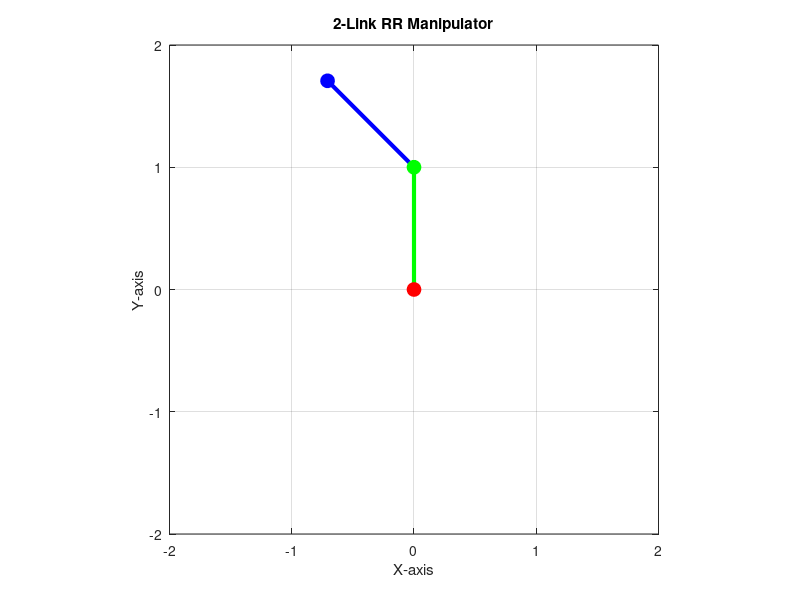

Write the MATLAB code that produced this figure.
L1 = 1;
L2 = 1;

theta1 = pi / 2;
theta2 = pi / 4;

DH = [0, 0, 0, theta1;
    0, L1, 0, theta2;
    0, L2, 0, 0];

% T01 = Rot(z1, theta1)
T01 = [cos(theta1), -sin(theta1), 0, 0;
    sin(theta1), cos(theta1), 0, 0;
    0, 0, 1, 0;
    0, 0, 0, 1];

% T12 = Trans(x1, l1)Rot(z2, theta2)
T12_t = [1, 0, 0, L1;
    0, 1, 0, 0;
    0, 0, 1, 0;
    0, 0, 0, 1];

T12_r = [cos(theta2), -sin(theta2), 0, 0;
    sin(theta2), cos(theta2), 0, 0;
    0, 0, 1, 0;
    0, 0, 0, 1];

T12 = T12_t * T12_r;

% T23 = Trans(x1, l1)Rot(z2, theta2)
T23 = [1, 0, 0, L2;
    0, 1, 0, 0;
    0, 0, 1, 0;
    0, 0, 0, 1];

T = T01 * T12 * T23;

x1 = T01(1, 4)
y1 = T01(2, 4)

x2 = (T01 * T12)(1, 4);
y2 = (T01 * T12)(2, 4);

x3 = T(1, 4);
y3 = T(2, 4);

% 첫 번째 링크 그리기
plot([0, x1], [0, y1], 'r-', 'LineWidth', 3);
hold on;

% 두 번째 링크 그리기
plot([x1, x2], [y1, y2], 'g-', 'LineWidth', 3);

% 세 번째 링크 (끝점) 그리기
plot([x2, x3], [y2, y3], 'b-', 'LineWidth', 3);

% 관절 위치에 점 표시 (다양한 색상과 스타일)
##plot(0, 0, 'mo', 'MarkerSize', 10, 'MarkerFaceColor', 'm');  % 첫 번째 관절 (원점)
plot(x1, y1, 'ro', 'MarkerSize', 10, 'MarkerFaceColor', 'r'); % 두 번째 관절
plot(x2, y2, 'go', 'MarkerSize', 10, 'MarkerFaceColor', 'g'); % 세 번째 관절
plot(x3, y3, 'bo', 'MarkerSize', 10, 'MarkerFaceColor', 'b'); % 매니퓰레이터 끝점

% 축 설정
axis equal;
axis([-2 2 -2 2]);
grid on;
xlabel('X-axis');
ylabel('Y-axis');
title('2-Link RR Manipulator');
hold off;
